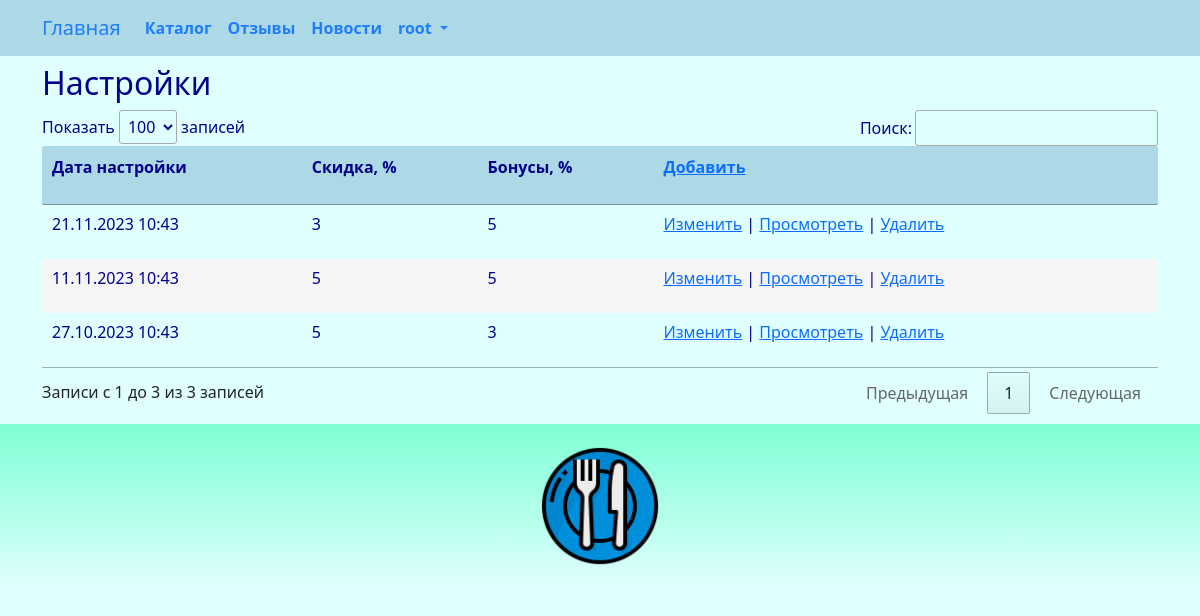
Page /configuration/index/ (signed in) on the committed database.
### star/models.py (models this page shows, shortened)
class Configuration(models.Model):
    datec = models.DateTimeField(_('configuration_date'), auto_now_add=True)
    discount = models.IntegerField(_('configuration_discount'), default=0)
    bonus = models.IntegerField(_('configuration_bonus'), default=0)
    class Meta:
        db_table = 'configuration'
        indexes = [
            models.Index(fields=['datec']),
        ]
        ordering = ['-datec']

### star/views.py (the view)
# urls.py: path('configuration/index/', views.configuration_index, name='configuration_index'),
@login_required
@group_required("Managers")
def configuration_index(request):
    try:
        configuration = Configuration.objects.all().order_by('-datec')
        return render(request, "configuration/index.html", {"configuration": configuration,})
    except Exception as exception:
        print(exception)
        return HttpResponse(exception)

### star/views.py (called while the page is built)
def group_required(*group_names):
    def in_groups(u):
        if u.is_authenticated:
            if bool(u.groups.filter(name__in=group_names)) | u.is_superuser:
                return True
        return False
    return user_passes_test(in_groups, login_url='403')

### templates/configuration/index.html (shortened to what this page needs)
{% extends "base.html" %}
{% load i18n %}
{% block content %}
<h2>{% trans "configurations" %}</h2>
{% if configuration.count > 0 %}
<div class="row">
	<table id="myTable" class="table-manager" style="width:100%">
		<thead>
			<tr>
				<th><p>{% trans "configuration_date" %}</p></th>
				<th><p>{% trans "configuration_discount" %}</p></th>
				<th><p>{% trans "configuration_bonus" %}</p></th>
				<th><p><a href="{% url 'configuration_create'%}">{% trans "Add" %}</a></p></th>
			</tr>
		</thead>
		<tbody>
			{% for n in configuration %}
			<tr>
				<td>
					<p>{{ n.datec | date:"d.m.Y H:i" }}</p>
				</td>
				<td>
					<p>{{ n.discount }}</p>
				</td>
				<td>
					<p>{{ n.bonus }}</p>
				</td>
				<td>
					<p>
					<a href="{% url 'configuration_edit' n.id %}">{% trans "Change" %}</a> |
					<a href="{% url 'configuration_read' n.id %}">{% trans "View" %}</a> |
					<a onclick="return confirm('Удалить запись?')" href="{% url 'configuration_delete' n.id %}">{% trans "Delete" %}</a>
					</p>
				</td>
			</tr>
			{% endfor %}
		</tbody>
	</table>
</div>
{% else %}
<a href="{% url 'configuration_create'%}">{% trans "Add" %}</a>
{% endif %}
{% endblock content %}

### templates/base.html (shortened to what this page needs)
{% load static %}
{% load i18n %}
<html>
<head>
	<link href="https://cdn.jsdelivr.net/npm/bootstrap@5.0.2/dist/css/bootstrap.min.css" rel="stylesheet">
	<link rel="stylesheet" href="{% static 'css/styles.css' %}" />
	<link rel="stylesheet" href="{% static 'css/choosen.css' %}" />
</head>
<nav class="navbar navbar-expand-lg justify-content-center">
	<div class="container">
		<div class="collapse navbar-collapse" id="mainMenu">
			<ul class="navbar-nav me-auto mb-2 mb-lg-0">
				<a class="navbar-brand" href="{{ HTTP_HOST }}/">{% trans "Home" %}</a>
				<li class="nav-item">
					<a class="nav-link" href="{% url 'catalog_list' %}">{% trans "catalog" %}</a>
				</li>
				<li class="nav-item">
					<a class="nav-link" href="{% url 'review_list' %}">{% trans "reviews" %}</a>
				</li>
				<li class="nav-item">
					<a class="nav-link" href="{% url 'news_list' %}">{% trans "newss" %}</a>
				</li>
				{% if user.is_authenticated %}
				<li class="nav-item dropdown">
					<a class="nav-link dropdown-toggle" href="#" id="navbarDropdown" role="button" data-bs-toggle="dropdown" aria-expanded="false">
						{{ user.username }}
					</a>
				</li>
				{% else %}
				<form class="form-inline ml-auto">
					<a href="{% url 'login' %}" class="btn btn-outline-secondary">{% trans "Log In" %}</a>
				</form>
				{% endif %}
			</ul>
		</div>
	</div>
</nav>
<body>
	<div class="container">
		{% block content%}{% endblock content %}
	</div>
</body>
<footer class="container-fluid text-center bg-lightgray">
	<div class="copyrights">
		<img src="{% static 'images/logo.png' %}" alt="logo" style="height:144px; padding: 10px;">
	</div>
</footer>
<link rel="stylesheet" href="https://cdn.datatables.net/1.11.2/css/jquery.dataTables.min.css">
<link href="{% static 'css/jquery.fancybox.min.css' %}" rel="stylesheet">
</html>

### static/css/styles.css (style rules this page uses)
:root { --navbar-background-color: LightBlue; --navbar-text-color: #1F7EFE; --main-background-color-light: LightCyan; --main-background-color-dark: LightBlue; --main-text-color: DarkBlue; --main-header-color: DarkBlue; --main-text-attention-color: Purple; --footer-background-color-light: LightCyan; --footer-background-color-dark: Aquamarine; --footer-text-color: Teal; --card-background-color-light: LightCyan; --card-background-color-dark: LightBlue; --card-text-color: SeaGreen; --table-background-color-light: LightCyan; --table-background-color-dark: #F5F5F5; --table-text-color: DarkBlue; --star-size: 30px; --star-color: LightYellow; --star-background: Yellow ; }
.navbar { background-color: var(--navbar-background-color); color: var(--navbar-text-color); }
.navbar .navbar-nav, .navbar .navbar-nav .navbar-text { color: var(--navbar-text-color); }
.navbar ul { background-color: var(--navbar-background-color); color: var(--navbar-text-color); }
.navbar li { background-color: var(--navbar-background-color); color: var(--navbar-text-color); }
.navbar a { background-color: var(--navbar-background-color); color: var(--navbar-text-color); }
.navbar-brand { background-color: var(--navbar-background-color); color: var(--navbar-text-color); }
.nav-item { background-color: var(--navbar-background-color); color: var(--navbar-text-color); font-weight: bold; }
body { background-color: var(--main-background-color-light); }
h1, h2, h3, h4, h5, h6 { color: var(--main-header-color); }
p, ul, li, label { color: var(--main-text-color); }
.table-manager tbody { width: 100%; background-color: var(--main-background-color-light); border: none; margin-top: 20px; margin-bottom: 20px; }
.table-manager thead th { background-color: var(--main-background-color-dark); color: var(--main-text-color); font-weight: bold; text-align: left; padding: 10px; }
.table-manager thead tr th:first-child { border-radius: 2px 0 0 2px; }
.table-manager thead tr th:last-child { border-radius: 0 2px 2px 0; }
.table-manager tbody td { text-align: left; border: none; padding: 5px 5px; vertical-align: top; }
.table-manager tbody tr:nth-child(odd) { background: var(--table-background-color-light); }
.table-manager tbody tr:nth-child(even) { background: var(--table-background-color-dark); }
.table-manager tbody tr td:first-child { border-radius: 2px 0 0 2px; }
.table-manager tbody tr td:last-child { border-radius: 0 2px 2px 0; }
footer { background-image: linear-gradient(top, var(--footer-background-color-dark), var(--footer-background-color-light)); background-image: -o-linear-gradient(top, var(--footer-background-color-dark), var(--footer-background-color-light)); background-image: -moz-linear-gradient(top, var(--footer-background-color-dark), var(--footer-background-color-light)); background-image: -webkit-linear-gradient(top, var(--footer-background-color-dark), var(--footer-background-color-light)); margin-top: 10px; padding: 10px; }

### rows in the picture
Configuration: datec "21.11.2023 10:43", discount "3", bonus "5"
Configuration: datec "11.11.2023 10:43", discount "5", bonus "5"
Configuration: datec "27.10.2023 10:43", discount "5", bonus "3"

### other values in the picture
{{ user.username }} "root"
